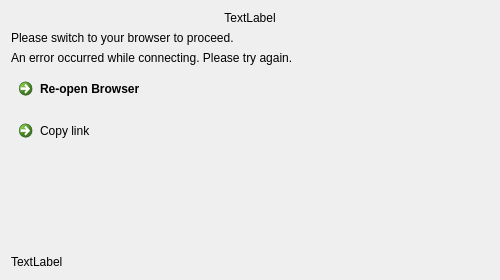
<?xml version="1.0" encoding="UTF-8"?>
<ui version="4.0">
 <class>Flow2AuthWidget</class>
 <widget class="QWidget" name="Flow2AuthWidget">
  <property name="geometry">
   <rect>
    <x>0</x>
    <y>0</y>
    <width>500</width>
    <height>280</height>
   </rect>
  </property>
  <property name="sizePolicy">
   <sizepolicy hsizetype="Minimum" vsizetype="MinimumExpanding">
    <horstretch>0</horstretch>
    <verstretch>0</verstretch>
   </sizepolicy>
  </property>
  <property name="minimumSize">
   <size>
    <width>500</width>
    <height>280</height>
   </size>
  </property>
  <property name="windowTitle">
   <string>Form</string>
  </property>
  <layout class="QVBoxLayout" name="verticalLayout">
   <item>
    <widget class="QLabel" name="topLabel">
     <property name="text">
      <string notr="true">TextLabel</string>
     </property>
     <property name="textFormat">
      <enum>Qt::RichText</enum>
     </property>
     <property name="alignment">
      <set>Qt::AlignCenter</set>
     </property>
     <property name="wordWrap">
      <bool>true</bool>
     </property>
    </widget>
   </item>
   <item>
    <widget class="QLabel" name="label">
     <property name="text">
      <string>Please switch to your browser to proceed.</string>
     </property>
     <property name="wordWrap">
      <bool>true</bool>
     </property>
    </widget>
   </item>
   <item>
    <widget class="QLabel" name="errorLabel">
     <property name="text">
      <string>An error occurred while connecting. Please try again.</string>
     </property>
     <property name="textFormat">
      <enum>Qt::PlainText</enum>
     </property>
    </widget>
   </item>
   <item>
    <widget class="QCommandLinkButton" name="openLinkButton">
     <property name="text">
      <string>Re-open Browser</string>
     </property>
    </widget>
   </item>
   <item>
    <widget class="QCommandLinkButton" name="copyLinkButton">
     <property name="font">
      <font>
       <weight>50</weight>
       <bold>false</bold>
      </font>
     </property>
     <property name="text">
      <string>Copy link</string>
     </property>
    </widget>
   </item>
   <item>
    <spacer name="verticalSpacer">
     <property name="orientation">
      <enum>Qt::Vertical</enum>
     </property>
     <property name="sizeHint" stdset="0">
      <size>
       <width>20</width>
       <height>127</height>
      </size>
     </property>
    </spacer>
   </item>
   <item>
    <widget class="QLabel" name="bottomLabel">
     <property name="text">
      <string notr="true">TextLabel</string>
     </property>
     <property name="textFormat">
      <enum>Qt::RichText</enum>
     </property>
    </widget>
   </item>
  </layout>
 </widget>
 <resources/>
 <connections/>
</ui>
